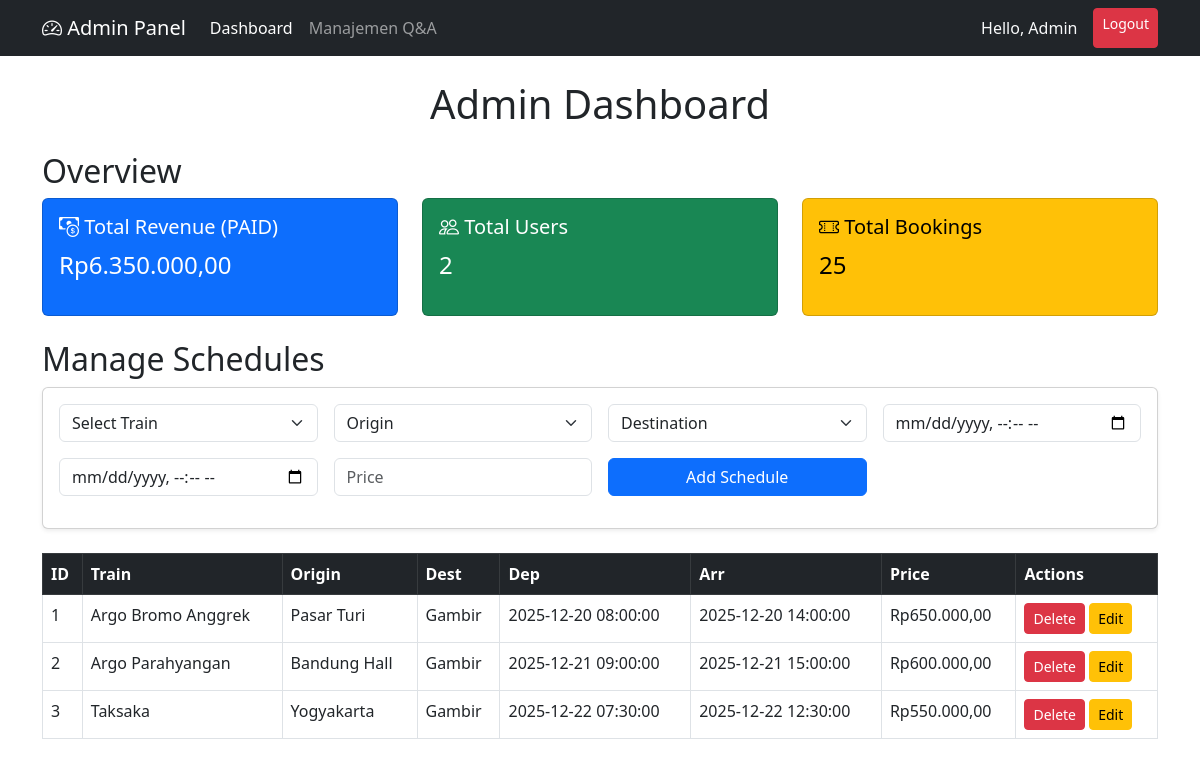
The app's page /admin.php (signed in) with its own data.
### tables this page shows
CREATE TABLE `schedules` (
  `schedule_id` int(11) NOT NULL,
  `train_id` int(11) NOT NULL,
  `origin_station_id` int(11) NOT NULL,
  `destination_station_id` int(11) NOT NULL,
  `departure_time` datetime NOT NULL,
  `arrival_time` datetime NOT NULL,
  `price` decimal(10,2) NOT NULL
);

CREATE TABLE `trains` (
  `train_id` int(11) NOT NULL,
  `train_name` varchar(100) NOT NULL,
  `total_carriages` int(11) DEFAULT 0
);

CREATE TABLE `stations` (
  `station_id` int(11) NOT NULL,
  `station_name` varchar(100) NOT NULL,
  `city` varchar(50) NOT NULL,
  `code` varchar(10) NOT NULL
);

### admin.php (the view, shortened to what this page needs)
<?php
require_once 'db_config.php';
$totalRevenue = 0;
$totalUsers = 0;
$totalBookings = 0;
$query = "SELECT SUM(total_amount) AS revenue FROM bookings WHERE status = 'PAID'";
$result = mysqli_query($conn, $query);
if ($row = mysqli_fetch_assoc($result)) {
    $totalRevenue = $row['revenue'] ?? 0;
}
$query = "SELECT COUNT(*) AS user_count FROM users WHERE role = 'user'";
$result = mysqli_query($conn, $query);
if ($row = mysqli_fetch_assoc($result)) {
    $totalUsers = $row['user_count'];
}
$query = "SELECT COUNT(*) AS booking_count FROM bookings";
$result = mysqli_query($conn, $query);
if ($row = mysqli_fetch_assoc($result)) {
    $totalBookings = $row['booking_count'];
}
$schedules = [];
$query = "SELECT schedules.*, trains.train_name, origin.station_name AS origin_station, destination.station_name AS destination_station
          FROM schedules
          JOIN trains ON schedules.train_id = trains.train_id
          JOIN stations AS origin ON schedules.origin_station_id = origin.station_id
          JOIN stations AS destination ON schedules.destination_station_id = destination.station_id
          ORDER BY schedules.schedule_id ASC";
$result = mysqli_query($conn, $query);
while ($row = mysqli_fetch_assoc($result)) { $schedules[] = $row; }
$minDate = date('Y-m-d\TH:i');
?>
<!DOCTYPE html>
<html lang="en">
<head>
    <link href="https://cdn.jsdelivr.net/npm/bootstrap@5.3.0-alpha3/dist/css/bootstrap.min.css" rel="stylesheet">
    <link rel="stylesheet" href="https://cdn.jsdelivr.net/npm/bootstrap-icons@1.10.5/font/bootstrap-icons.css">
</head>
<body>
    <nav class="navbar navbar-expand-lg navbar-dark bg-dark sticky-top mb-4">
        <div class="container">
            <a class="navbar-brand" href="admin.php"><i class="bi bi-speedometer2"></i> Admin Panel</a>
            <div class="collapse navbar-collapse">
                <ul class="navbar-nav me-auto mb-2 mb-lg-0">
                    <li class="nav-item"><a class="nav-link active" href="admin.php">Dashboard</a></li>
                    <li class="nav-item"><a class="nav-link" href="QnA_Admin.php">Manajemen Q&A</a></li>
                </ul>
                <div class="d-flex">
                    <span class="navbar-text me-3 text-light">Hello, Admin</span>
                    <a href="logout.php" class="btn btn-danger btn-sm">Logout</a>
                </div>
            </div>
        </div>
    </nav>
    <div class="container">
        <h1 class="text-center mb-4">Admin Dashboard</h1>
        <section class="my-4">
            <h2>Overview</h2>
            <div class="row">
                <div class="col-md-4">
                    <div class="card text-bg-primary mb-3 dashboard-card h-100" data-target="revenueModal" style="cursor: pointer;">
                        <div class="card-body">
                            <h5 class="card-title"><i class="bi bi-cash-coin"></i> Total Revenue (PAID)</h5>
                            <p class="card-text fs-4">Rp<?= number_format($totalRevenue, 2, ',', '.') ?></p>
                        </div>
                    </div>
                </div>
                <div class="col-md-4">
                    <div class="card text-bg-success mb-3 dashboard-card h-100" data-target="usersModal" style="cursor: pointer;">
                        <div class="card-body">
                            <h5 class="card-title"><i class="bi bi-people"></i> Total Users</h5>
                            <p class="card-text fs-4"><?= $totalUsers ?></p>
                        </div>
                    </div>
                </div>
                <div class="col-md-4">
                    <div class="card text-bg-warning mb-3 dashboard-card h-100" data-target="bookingsModal" style="cursor: pointer;">
                        <div class="card-body">
                            <h5 class="card-title"><i class="bi bi-ticket-perforated"></i> Total Bookings</h5>
                            <p class="card-text fs-4"><?= $totalBookings ?></p>
                        </div>
                    </div>
                </div>
            </div>
        </section>
        <section class="my-4">
            <h2>Manage Schedules</h2>
            <div class="card p-3 shadow-sm mb-4">
                <form method="POST" class="mb-3">
                    <div class="row g-3">
                        <div class="col-md-3">
                            <select name="train_id" class="form-select" required>
                                <option value="" disabled selected>Select Train</option>
                            </select>
                        </div>
                        <div class="col-md-3">
                            <select name="origin_station_id" class="form-select" required>
                                <option value="" disabled selected>Origin</option>
                            </select>
                        </div>
                        <div class="col-md-3">
                            <select name="destination_station_id" class="form-select" required>
                                <option value="" disabled selected>Destination</option>
                            </select>
                        </div>
                        <div class="col-md-3"><input type="datetime-local" name="departure_time" class="form-control" min="<?= $minDate ?>" required></div>
                        <div class="col-md-3"><input type="datetime-local" name="arrival_time" class="form-control" min="<?= $minDate ?>" required></div>
                        <div class="col-md-3"><input type="number" step="0.01" name="price" class="form-control" placeholder="Price" required></div>
                        <div class="col-md-3"><button type="submit" class="btn btn-primary w-100">Add Schedule</button></div>
                    </div>
                </form>
            </div>
            <div class="table-responsive">
                <table class="table table-bordered table-hover">
                    <thead class="table-dark">
                        <tr><th>ID</th><th>Train</th><th>Origin</th><th>Dest</th><th>Dep</th><th>Arr</th><th>Price</th><th>Actions</th></tr>
                    </thead>
                    <tbody>
                        <?php foreach ($schedules as $sch): ?>
                            <tr>
                                <td><?= $sch['schedule_id'] ?></td>
                                <td><?= $sch['train_name'] ?></td>
                                <td><?= $sch['origin_station'] ?></td>
                                <td><?= $sch['destination_station'] ?></td>
                                <td><?= $sch['departure_time'] ?></td>
                                <td><?= $sch['arrival_time'] ?></td>
                                <td>Rp<?= number_format($sch['price'], 2, ',', '.') ?></td>
                                <td>
                                    <form method="POST" class="d-inline">
                                        <button type="submit" class="btn btn-danger btn-sm" onclick="return confirm('Delete this schedule?')">Delete</button>
                                    </form>
                                    <button class="btn btn-warning btn-sm" data-bs-toggle="modal" data-bs-target="#editModal<?= $sch['schedule_id'] ?>">Edit</button>
                                    </td>
                            </tr>
                        <?php endforeach; ?>
                    </tbody>
                </table>
            </div>
        </section>
    </div>
</body>
</html>

### records on screen
schedules: schedule_id "1", train.train_name "Argo Bromo Anggrek", origin_station.station_name "Pasar Turi", destination_station.station_name "Gambir", departure_time "2025-12-20 08:00:00", arrival_time "2025-12-20 14:00:00", price "650.000,00"
schedules: schedule_id "2", train.train_name "Argo Parahyangan", origin_station.station_name "Bandung Hall", destination_station.station_name "Gambir", departure_time "2025-12-21 09:00:00", arrival_time "2025-12-21 15:00:00", price "600.000,00"
schedules: schedule_id "3", train.train_name "Taksaka", origin_station.station_name "Yogyakarta", destination_station.station_name "Gambir", departure_time "2025-12-22 07:30:00", arrival_time "2025-12-22 12:30:00", price "550.000,00"

### other values on screen
$totalRevenue "6.350.000,00"
$totalUsers "2"
$totalBookings "25"
